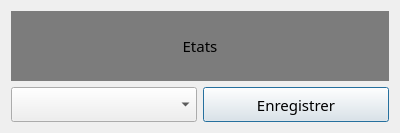
<?xml version="1.0" encoding="UTF-8"?>
<ui version="4.0">
 <class>Etats</class>
 <widget class="QDialog" name="Etats">
  <property name="geometry">
   <rect>
    <x>0</x>
    <y>0</y>
    <width>400</width>
    <height>131</height>
   </rect>
  </property>
  <property name="font">
   <font>
    <family>Monaco</family>
    <pointsize>11</pointsize>
   </font>
  </property>
  <property name="windowTitle">
   <string>Etats</string>
  </property>
  <layout class="QVBoxLayout" name="verticalLayout">
   <item>
    <widget class="QLabel" name="labelTitle">
     <property name="minimumSize">
      <size>
       <width>0</width>
       <height>70</height>
      </size>
     </property>
     <property name="styleSheet">
      <string notr="true">background-color: rgb(124, 124, 124);</string>
     </property>
     <property name="text">
      <string>Etats</string>
     </property>
     <property name="alignment">
      <set>Qt::AlignCenter</set>
     </property>
    </widget>
   </item>
   <item>
    <layout class="QHBoxLayout" name="horizontalLayout">
     <item>
      <widget class="QComboBox" name="comboBoxDate">
       <property name="minimumSize">
        <size>
         <width>0</width>
         <height>35</height>
        </size>
       </property>
      </widget>
     </item>
     <item>
      <widget class="QPushButton" name="pushButtonSaveEtats">
       <property name="minimumSize">
        <size>
         <width>0</width>
         <height>35</height>
        </size>
       </property>
       <property name="text">
        <string>Enregistrer</string>
       </property>
      </widget>
     </item>
    </layout>
   </item>
  </layout>
 </widget>
 <resources/>
 <connections/>
</ui>
